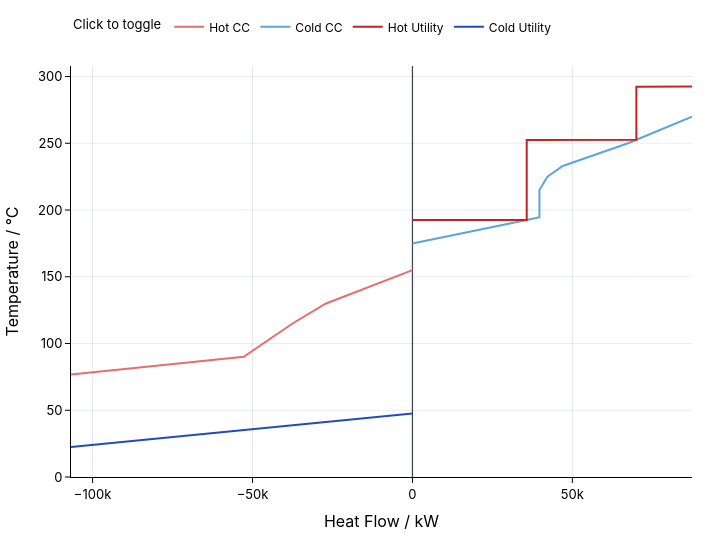

Notebook source saved alongside this figure:
### Code cell
nlc = problem.plot.net_load_profiles(show=True)

### Figure 1 — Plotly figure (JSON) as saved in the notebook; plotly's stock layout.template omitted (floating-point values rounded to 4 significant figures)
{"data": [{"hovertemplate": "Hot CC<br>Heat Flow / kW: %{x}<br>Temperature / °C: %{y}<extra></extra>", "legendgroup": "Hot CC", "line": {"color": "#e66e6e", "width": 2}, "mode": "lines", "name": "Hot CC", "showlegend": true, "type": "scatter", "x": [0, -27000, -37500, -52750, -106750], "y": [155, 130, 115, 90, 76.83]}, {"hovertemplate": "Cold CC<br>Heat Flow / kW: %{x}<br>Temperature / °C: %{y}<extra></extra>", "legendgroup": "Cold CC", "line": {"color": "#5ca5d9", "width": 2}, "mode": "lines", "name": "Cold CC", "showlegend": true, "type": "scatter", "x": [87400, 67400, 47000, 42200, 39700, 39700, 35728, 0], "y": [270, 250, 233, 225, 215, 194.6, 192.6, 175]}, {"hovertemplate": "Hot Utility<br>Heat Flow / kW: %{x}<br>Temperature / °C: %{y}<extra></extra>", "legendgroup": "Hot Utility", "line": {"color": "#C22323", "width": 2}, "mode": "lines", "name": "Hot Utility", "showlegend": true, "type": "scatter", "x": [87400, 70000, 70000, 35728, 35728, 0], "y": [292.5, 292.4, 252.6, 252.5, 192.6, 192.5]}, {"hovertemplate": "Cold Utility<br>Heat Flow / kW: %{x}<br>Temperature / °C: %{y}<extra></extra>", "legendgroup": "Cold Utility", "line": {"color": "#244abd", "width": 2}, "mode": "lines", "name": "Cold Utility", "showlegend": true, "type": "scatter", "x": [0, -106750], "y": [47.5, 22.5]}], "layout": {"autosize": false, "font": {"color": "#000000", "family": "IBM Plex Sans, Inter, system-ui, sans-serif", "size": 13}, "height": 540, "hoverlabel": {"bgcolor": "#ffffff", "font": {"color": "#000000"}}, "hovermode": "closest", "legend": {"font": {"color": "#000000", "size": 12}, "orientation": "h", "title": {"font": {"color": "#000000", "size": 13}, "text": "Click to toggle"}, "y": 1.06, "yanchor": "bottom"}, "margin": {"b": 48, "l": 50, "r": 28, "t": 64}, "paper_bgcolor": "#ffffff", "plot_bgcolor": "#ffffff", "width": 720, "xaxis": {"gridcolor": "rgba(148, 163, 184, 0.25)", "linecolor": "#000000", "rangemode": "tozero", "showgrid": true, "showline": true, "tickcolor": "#000000", "tickfont": {"color": "#000000"}, "ticks": "outside", "title": {"font": {"color": "#000000"}, "text": "Heat Flow / kW"}, "zeroline": true, "zerolinecolor": "rgba(15, 23, 42, 0.8)", "zerolinewidth": 1.25}, "yaxis": {"gridcolor": "rgba(148, 163, 184, 0.2)", "linecolor": "#000000", "rangemode": "tozero", "showgrid": true, "showline": true, "tickcolor": "#000000", "tickfont": {"color": "#000000"}, "ticks": "outside", "title": {"font": {"color": "#000000"}, "text": "Temperature / °C"}, "zeroline": true, "zerolinecolor": "rgba(15, 23, 42, 0.8)", "zerolinewidth": 1.25}}}
